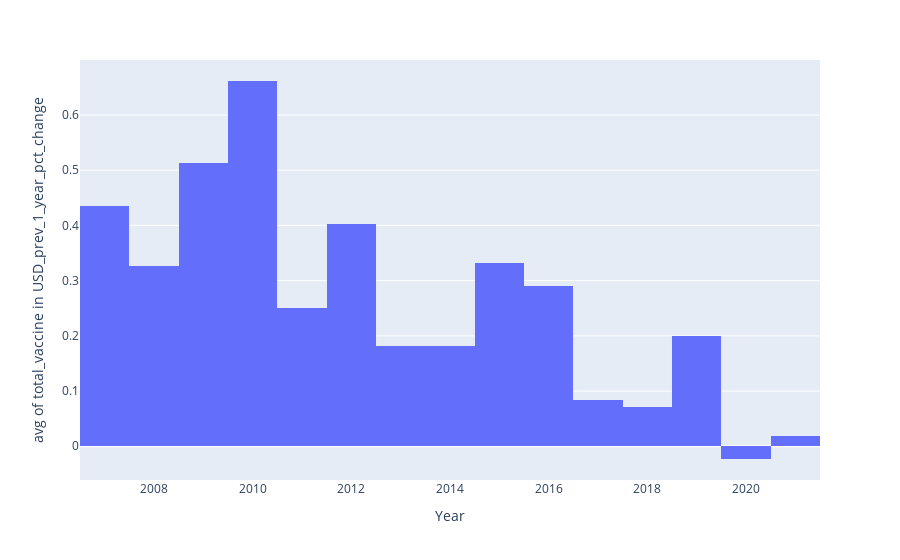

The notebook cell saved with this chart:
### Code cell
fig = px.histogram(merged_df.dropna(subset=['total_vaccine in USD_prev_1_year_pct_change']), x='Year', histfunc='avg', y='total_vaccine in USD_prev_1_year_pct_change')
fig

### Figure 1 — Plotly figure (JSON) as saved in the notebook; plotly's stock layout.template omitted (floating-point values rounded to 4 significant figures; data arrays with more than 128 entries replaced by an {"elided": "..."} marker saying what was removed)
{"data": [{"alignmentgroup": "True", "bingroup": "x", "histfunc": "avg", "hovertemplate": "Year=%{x}<br>avg of total_vaccine in USD_prev_1_year_pct_change=%{y}<extra></extra>", "legendgroup": "", "marker": {"color": "#636efa", "pattern": {"shape": ""}}, "name": "", "offsetgroup": "", "orientation": "v", "showlegend": false, "type": "histogram", "x": {"elided": "1234 str values"}, "xaxis": "x", "y": {"elided": "1234 float values"}, "yaxis": "y"}], "layout": {"barmode": "relative", "legend": {"tracegroupgap": 0}, "margin": {"t": 60}, "xaxis": {"anchor": "y", "domain": [0, 1], "title": {"text": "Year"}}, "yaxis": {"anchor": "x", "domain": [0, 1], "title": {"text": "avg of total_vaccine in USD_prev_1_year_pct_change"}}}}
